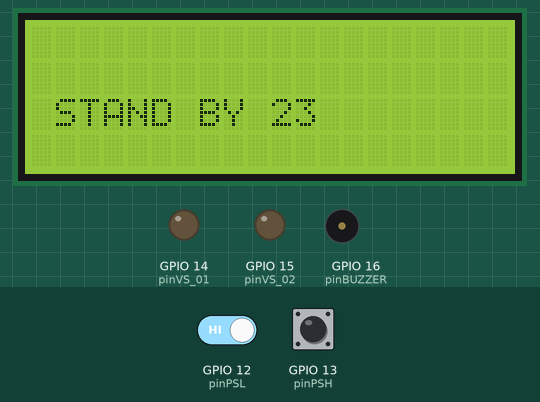
A program run on a simulated ESP32. On the bench: 20×4 character LCD, output pins drawn as LEDs (lit = HIGH), buzzer (waves = sounding, pin HIGH). The inputs (shaded band) are chosen by the test bench; at power-on: GPIO 13 (pinPSH) HIGH, GPIO 12 (pinPSL) HIGH.

Above: at 1.3 s.
1.4 s: GPIO 13 (pinPSH) pulled LOW for 1.2 s
At 2.19 s:
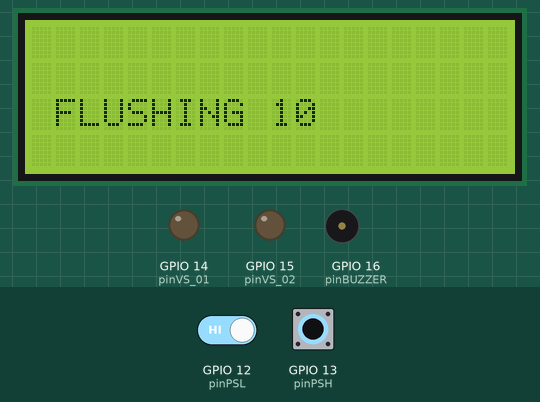
At 3.4 s:
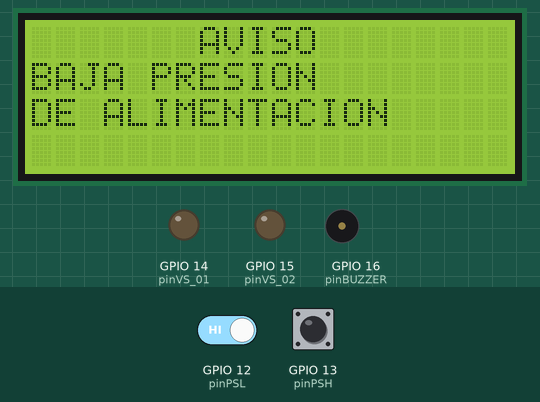
6.6 s: GPIO 12 (pinPSL) driven LOW and GPIO 13 (pinPSH) driven LOW
At 10.8 s:
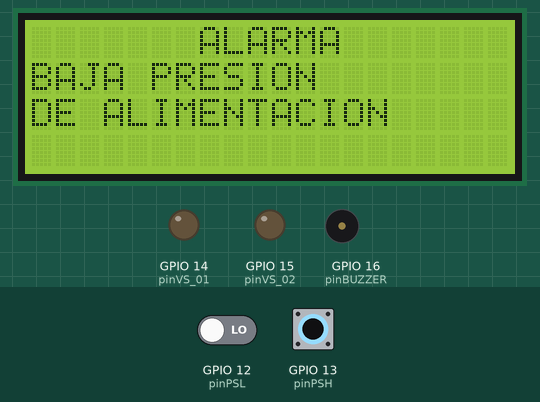
Timing chart, 0 to 26.7 s (numbered marks = the images above; inputs shaded):
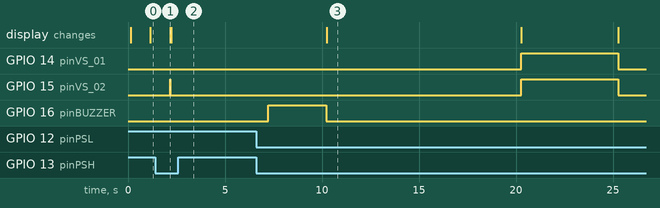

Measured:
- after the input at 1.4 s, GPIO 15 (pinVS_02): LOW → HIGH after 0.77 s, → LOW 0.01 s later; the display: changes after 0.78 s (image 1)
- after the input at 6.6 s, GPIO 14 (pinVS_01), GPIO 15 (pinVS_02): LOW → HIGH after 13.7 s, → LOW 5.0 s later; GPIO 16 (pinBUZZER): goes on until 10.2 s, then stays LOW; the display: changes after 3.7 s (image 3)

The program:

main.cpp
```cpp
#include <Arduino.h>
#include <Wire.h>
#include <LiquidCrystal_I2C.h>
//constantes
const int pinPSL=12;
const int pinPSH=13;
const int pinVS_01=14;
const int pinVS_02=15;
const int pinBUZZER=16;
const int T_5=24;
const int T_6=10;

LiquidCrystal_I2C lcd(0x27, 20, 4);//crear un objeto lcd (DIRECCIÓN pantalla, Tamaño x, Tamño y)

void setup() {
  pinMode(pinPSH, INPUT_PULLUP);
  pinMode(pinPSL, INPUT_PULLUP);
  pinMode(pinVS_01, OUTPUT);
  pinMode(pinVS_02, OUTPUT);
  pinMode(pinBUZZER, OUTPUT);
  lcd.init();
  lcd.begin(20, 4);//inicializar la pantalla lcd
  lcd.backlight();//Encender la luz de fondo
  lcd.clear();
}

void loop() {
  if ((digitalRead(pinPSH))==1){
    for (int i = T_5; i > 0; i--)
    {
      lcd.clear();
      lcd.setCursor(1,2);
      lcd.print("STAND BY ");
      lcd.print(i);
      if ((digitalRead(pinPSH))==0)
      {
        break;
      }
      delay(1000);
    }
    digitalWrite(pinVS_02, HIGH);
    for (int i = T_6; i > 0; i--)
    {
      lcd.clear();
      lcd.setCursor(1,2);
      lcd.print("FLUSHING ");
      lcd.print(i);
      if ((digitalRead(pinPSH))==0)
      {
        break;
      }
      delay(1000);
    }

  } else {
    if (digitalRead(pinPSL)==1)
    {
      digitalWrite(pinVS_02, LOW);
      digitalWrite(pinVS_01, LOW);
      for (int i = 0; i < 7; i++)
      {
        lcd.clear();
        lcd.setCursor(7,0);
        lcd.print("AVISO");
        lcd.setCursor(0,1);
        lcd.print("BAJA PRESION");
        lcd.setCursor(0,2);
        lcd.print("DE ALIMENTACION");
        delay(5000);
        digitalWrite(pinBUZZER,HIGH);
        delay(3000);
        digitalWrite(pinBUZZER,LOW);
        if ((digitalRead(pinPSL))==0)
        {
          break;
        }

      }
      lcd.clear();
      lcd.setCursor(7,0);
      lcd.print("ALARMA");
      lcd.setCursor(0,1);
      lcd.print("BAJA PRESION");
      lcd.setCursor(0,2);
      lcd.print("DE ALIMENTACION");
      delay(10000);
    }
    else {
      lcd.clear();
      lcd.setCursor(0,0);
      lcd.print("INICIANDO");
      digitalWrite(pinVS_02, HIGH);
      digitalWrite(pinVS_01, HIGH);
      delay(5000);
      digitalWrite(pinVS_02, LOW);
      digitalWrite(pinVS_01, LOW);
      lcd.clear();
      lcd.setCursor(0,0);
      lcd.print("PRODUCIENDO");
      delay(10000);
    }
  }
}
```
